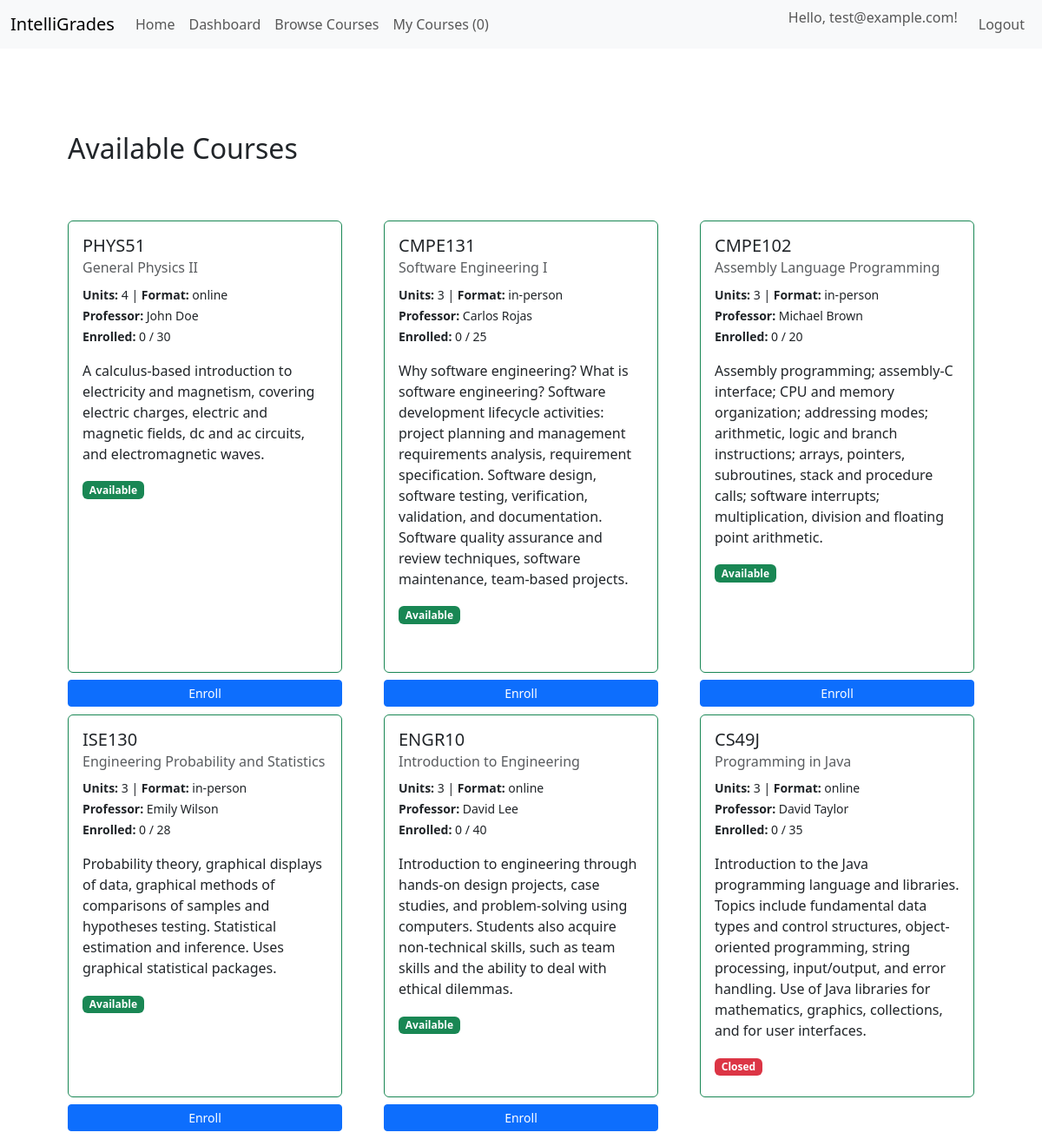
The page /courses (signed in) on the database its author committed.
### app/models.py (models this page shows, shortened)
class User(UserMixin, db.Model):
    __tablename__ = 'users'
    id = db.Column(db.Integer, primary_key=True)
    password_hash = db.Column(db.String(255), nullable=False)
    email = db.Column(db.String(100), unique=True, nullable=False)
    avatar_url = db.Column(db.String(400), nullable=True)
    role = db.Column(db.String(32), default='student')  # role could be student | instructor | admin
    created_at = db.Column(db.DateTime, default=datetime.utcnow, nullable=False)
    courses = db.relationship('Course', secondary='enrollments', backref='students', lazy='dynamic')
    def is_enrolled_in(self, course):
        return Enrollment.query.filter_by(user_id=self.id, course_id=course.id).first() is not None
    def get_enrolled_courses_count(self):
        return len(self.course_enrollments)

class Course(db.Model):
    __tablename__ = 'courses'
    id = db.Column(db.Integer, primary_key=True)
    code = db.Column(db.String(32), unique=True, nullable=False)
    title = db.Column(db.String(128), nullable=False)
    description = db.Column(db.Text)
    credits = db.Column(db.Integer, nullable=False)  # number of units/credits
    professor = db.Column(db.String(128), nullable=False)
    availability = db.Column(db.Boolean, default=True)
    format = db.Column(db.String(32), default='online')
    max_students = db.Column(db.Integer)
    created_at = db.Column(db.DateTime, default=datetime.utcnow)
    enrollments_rel = db.relationship('Enrollment', backref='course', lazy='dynamic', cascade='all,delete-orphan')
    def get_student_count(self):
        return self.enrollments_rel.count()

### app/main/routes.py (the view)
@main_bp.route('courses')
def courses_list():
    all_courses = Course.query.all()
    courses_with_status = []
    for course in all_courses:
        is_enrolled = False
        if current_user.is_authenticated:
            is_enrolled = current_user.is_enrolled_in(course)
            courses_with_status.append({
                'course': course,
                'is_enrolled': is_enrolled,
                'available_spots': course.max_students - course.get_student_count() if course.max_students else None
            })
    return render_template('main/courses_list.html', courses=courses_with_status)

### app/__init__.py (called while the page is built)
@login_manager.user_loader
def load_user(user_id):
    return User.query.get(int(user_id))

### app/main/templates/main/courses_list.html
{% extends "base.html" %} {% block body %}
<div class="container mt-5">
  <h2>Available Courses</h2>
  {% if courses %}
  <div class="row g-5 mt-3">
    {% for item in courses %}
    <div class="col-md-6 col-lg-4">
      <a
        href="{{ url_for('main.course_detail', course_id=item.course.id) }}"
        class="text-decoration-none"
      >
        <div class="card border-success pointer h-100 course-card">
          <div class="card-body">
            <h5 class="card-title">{{ item.course.code }}</h5>
            <h6 class="card-subtitle mb-2 text-muted">
              {{ item.course.title }}
            </h6>
            <p class="card-text">
              <small>
                <strong>Units:</strong> {{ item.course.credits }} |
                <strong>Format:</strong> {{ item.course.format }}<br />
                <strong>Professor:</strong> {{ item.course.professor }}<br />
                <strong>Enrolled:</strong> {{ item.course.get_student_count() }}
                {% if item.course.max_students %} / {{ item.course.max_students
                }} {% endif %}
              </small>
            </p>
            <p class="card-text">{{ item.course.description }}</p>
            {% if item.course.availability %}
            <span class="badge bg-success">Available</span>
            {% else %}
            <span class="badge bg-danger">Closed</span>
            {% endif %}
          </div>
        </div>
      </a>
      <div class="mt-2">
        {% if current_user.is_authenticated %} {% if item.is_enrolled %}
        <form
          method="POST"
          action="{{ url_for('main.drop_course', course_id=item.course.id) }}"
          style="display: inline"
        >
          <button type="submit" class="btn btn-sm btn-outline-danger w-100">
            Drop Course
          </button>
        </form>
        {% elif item.course.availability %}
        <form
          method="POST"
          action="{{ url_for('main.enroll_course', course_id=item.course.id) }}"
          style="display: inline"
        >
          <button type="submit" class="btn btn-sm btn-primary w-100">
            Enroll
          </button>
        </form>
        {% endif %} {% else %}
        <a
          href="{{ url_for('auth.login') }}"
          class="btn btn-sm btn-outline-primary w-100"
          >Login to Enroll</a
        >
        {% endif %}
      </div>
    </div>
    {% endfor %}
  </div>
  {% else %}
  <p class="alert alert-info mt-3">No courses available.</p>
  {% endif %}
</div>
{% endblock %}

### app/templates/base.html (shortened to what this page needs)
<!DOCTYPE html>
<html lang="en">
  <head>
    <link
      rel="stylesheet"
      href="{{url_for('static', filename='styles.css')}}"
    />
    <link
      href="https://cdn.jsdelivr.net/npm/bootstrap@5.3.8/dist/css/bootstrap.min.css"
      rel="stylesheet"
    />
  </head>
  <body>
    <nav class="navbar navbar-expand-lg bg-body-tertiary">
      <div class="container-fluid">
        <a class="navbar-brand" href="{{ url_for('main.index') }}"
          >IntelliGrades</a
        >
        <div class="collapse navbar-collapse">
          <ul class="navbar-nav me-auto">
            <li class="nav-item">
              <a class="nav-link" href="{{ url_for('main.index') }}">Home</a>
            </li>
            {% if current_user.is_authenticated %}
            <li class="nav-item">
              <a class="nav-link" href="{{ url_for('main.dashboard') }}"
                >Dashboard</a
              >
            </li>
            <li class="nav-item">
              <a class="nav-link" href="{{ url_for('main.courses_list') }}"
                >Browse Courses</a
              >
            </li>
            <li class="nav-item">
              <a class="nav-link" href="{{ url_for('main.my_courses') }}"
                >My Courses ({{ current_user.get_enrolled_courses_count() }})</a
              >
            </li>
            {% endif %}
          </ul>
          <ul class="navbar-nav">
            {% if not current_user.is_authenticated %}
            <li class="nav-item">
              <a class="nav-link" href="{{ url_for('auth.login') }}">Login</a>
            </li>
            <li class="nav-item">
              <a class="nav-link" href="{{ url_for('auth.register') }}"
                >Register</a
              >
            </li>
            {% else %}
            <li class="nav-item">
              <span class="navbar-text me-3"
                >Hello, {{ current_user.email }}!</span
              >
            </li>
            <li class="nav-item">
              <a class="nav-link" href="{{ url_for('auth.logout') }}">Logout</a>
            </li>
            {% endif %}
          </ul>
        </div>
      </div>
    </nav>
    <div class="container p-4">
      <div class="container py-2">{% block body %} {% endblock %}</div>
      <div class="container py-2">{%block index%} {% endblock %}</div>
    </div>
  </body>
</html>

### app/static/styles.css (style rules this page uses)
.navbar { background-color: #3473a1; }

### rows shown on the page
User: email "test@example.com"
Course: course.code "PHYS51", course "General Physics II", course.credits "4", course.format "online", course.professor "John Doe", course.max_students "30", course.description "A calculus-based introduction to electricity and magnetism, covering electric charges, electric and magnetic fields, dc and ac circuits, and electromagnetic waves."
Course: course.code "CMPE131", course "Software Engineering I", course.credits "3", course.format "in-person", course.professor "Carlos Rojas", course.max_students "25", course.description "Why software engineering? What is software engineering? Software development lifecycle activities: project planning and management requirements analysis, requirement specification. Software design, software testing, verification, validation, and documentation. Software quality assurance and review techniques, software maintenance, team-based projects."
Course: course.code "CMPE102", course "Assembly Language Programming", course.credits "3", course.format "in-person", course.professor "Michael Brown", course.max_students "20", course.description "Assembly programming; assembly-C interface; CPU and memory organization; addressing modes; arithmetic, logic and branch instructions; arrays, pointers, subroutines, stack and procedure calls; software interrupts; multiplication, division and floating point arithmetic."
Course: course.code "ISE130", course "Engineering Probability and Statistics", course.credits "3", course.format "in-person", course.professor "Emily Wilson", course.max_students "28", course.description "Probability theory, graphical displays of data, graphical methods of comparisons of samples and hypotheses testing. Statistical estimation and inference. Uses graphical statistical packages."
Course: course.code "ENGR10", course "Introduction to Engineering", course.credits "3", course.format "online", course.professor "David Lee", course.max_students "40", course.description "Introduction to engineering through hands-on design projects, case studies, and problem-solving using computers. Students also acquire non-technical skills, such as team skills and the ability to deal with ethical dilemmas."
Course: course.code "CS49J", course "Programming in Java", course.credits "3", course.format "online", course.professor "David Taylor", course.max_students "35", course.description "Introduction to the Java programming language and libraries. Topics include fundamental data types and control structures, object-oriented programming, string processing, input/output, and error handling. Use of Java libraries for mathematics, graphics, collections, and for user interfaces."

### other values the page prints
{{ current_user.get_enrolled_courses_count() }} "0"
{{ item.course.get_student_count() }} "0" "0" "0" "0" "0" "0"
